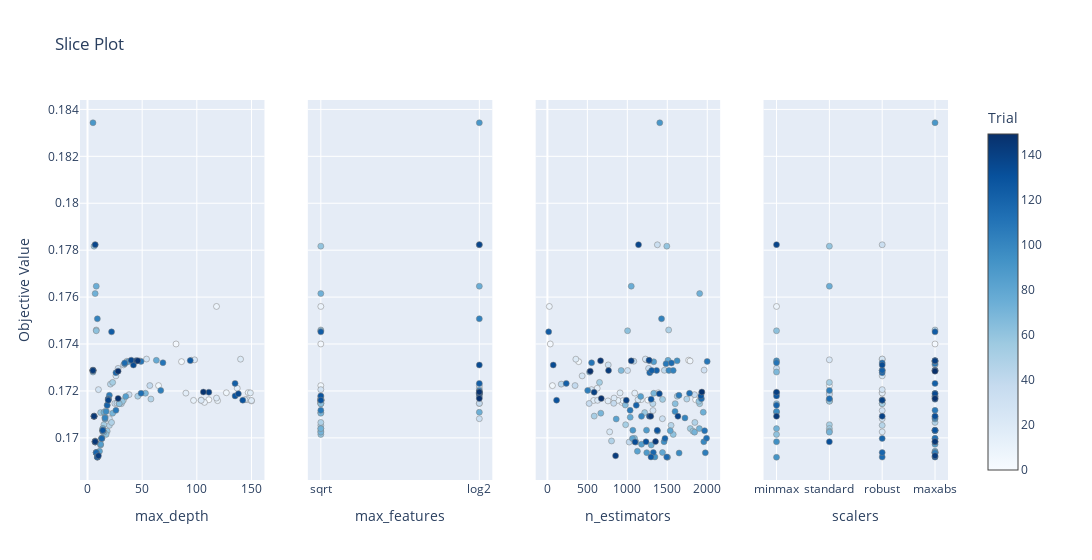

The code cell stored with this chart in its notebook:
### Code cell
# Hyperparameters to score dependency

optuna.visualization.plot_slice(study_rfr)

### Figure 1 — Plotly figure (JSON) as saved in the notebook; plotly's stock layout.template omitted (floating-point values rounded to 4 significant figures; data arrays with more than 128 entries replaced by an {"elided": "..."} marker saying what was removed)
{"data": [{"marker": {"color": {"elided": "150 int values"}, "colorbar": {"title": {"text": "Trial"}, "x": 1, "xpad": 40}, "colorscale": [[0, "rgb(247,251,255)"], [0.125, "rgb(222,235,247)"], [0.25, "rgb(198,219,239)"], [0.375, "rgb(158,202,225)"], [0.5, "rgb(107,174,214)"], [0.625, "rgb(66,146,198)"], [0.75, "rgb(33,113,181)"], [0.875, "rgb(8,81,156)"], [1, "rgb(8,48,107)"]], "line": {"color": "Grey", "width": 0.5}, "showscale": true}, "mode": "markers", "name": "Feasible Trial", "showlegend": false, "type": "scatter", "x": {"elided": "150 int values"}, "xaxis": "x", "y": {"elided": "150 float values"}, "yaxis": "y"}, {"marker": {"color": {"elided": "150 int values"}, "colorbar": {"title": {"text": "Trial"}, "x": 1, "xpad": 40}, "colorscale": [[0, "rgb(247,251,255)"], [0.125, "rgb(222,235,247)"], [0.25, "rgb(198,219,239)"], [0.375, "rgb(158,202,225)"], [0.5, "rgb(107,174,214)"], [0.625, "rgb(66,146,198)"], [0.75, "rgb(33,113,181)"], [0.875, "rgb(8,81,156)"], [1, "rgb(8,48,107)"]], "line": {"color": "Grey", "width": 0.5}, "showscale": false}, "mode": "markers", "name": "Feasible Trial", "showlegend": false, "type": "scatter", "x": {"elided": "150 str values"}, "xaxis": "x2", "y": {"elided": "150 float values"}, "yaxis": "y2"}, {"marker": {"color": {"elided": "150 int values"}, "colorbar": {"title": {"text": "Trial"}, "x": 1, "xpad": 40}, "colorscale": [[0, "rgb(247,251,255)"], [0.125, "rgb(222,235,247)"], [0.25, "rgb(198,219,239)"], [0.375, "rgb(158,202,225)"], [0.5, "rgb(107,174,214)"], [0.625, "rgb(66,146,198)"], [0.75, "rgb(33,113,181)"], [0.875, "rgb(8,81,156)"], [1, "rgb(8,48,107)"]], "line": {"color": "Grey", "width": 0.5}, "showscale": false}, "mode": "markers", "name": "Feasible Trial", "showlegend": false, "type": "scatter", "x": {"elided": "150 int values"}, "xaxis": "x3", "y": {"elided": "150 float values"}, "yaxis": "y3"}, {"marker": {"color": {"elided": "150 int values"}, "colorbar": {"title": {"text": "Trial"}, "x": 1, "xpad": 40}, "colorscale": [[0, "rgb(247,251,255)"], [0.125, "rgb(222,235,247)"], [0.25, "rgb(198,219,239)"], [0.375, "rgb(158,202,225)"], [0.5, "rgb(107,174,214)"], [0.625, "rgb(66,146,198)"], [0.75, "rgb(33,113,181)"], [0.875, "rgb(8,81,156)"], [1, "rgb(8,48,107)"]], "line": {"color": "Grey", "width": 0.5}, "showscale": false}, "mode": "markers", "name": "Feasible Trial", "showlegend": false, "type": "scatter", "x": {"elided": "150 str values"}, "xaxis": "x4", "y": {"elided": "150 float values"}, "yaxis": "y4"}], "layout": {"title": {"text": "Slice Plot"}, "width": 1200, "xaxis": {"anchor": "y", "domain": [0, 0.2125], "title": {"text": "max_depth"}}, "xaxis2": {"anchor": "y2", "categoryarray": ["sqrt", "log2", null], "categoryorder": "array", "domain": [0.2625, 0.475], "title": {"text": "max_features"}, "type": "category"}, "xaxis3": {"anchor": "y3", "domain": [0.525, 0.7375], "title": {"text": "n_estimators"}}, "xaxis4": {"anchor": "y4", "categoryarray": ["minmax", "standard", "robust", "maxabs", null], "categoryorder": "array", "domain": [0.7875, 1], "title": {"text": "scalers"}, "type": "category"}, "yaxis": {"anchor": "x", "domain": [0, 1], "title": {"text": "Objective Value"}}, "yaxis2": {"anchor": "x2", "domain": [0, 1], "matches": "y", "showticklabels": false}, "yaxis3": {"anchor": "x3", "domain": [0, 1], "matches": "y", "showticklabels": false}, "yaxis4": {"anchor": "x4", "domain": [0, 1], "matches": "y", "showticklabels": false}}}
